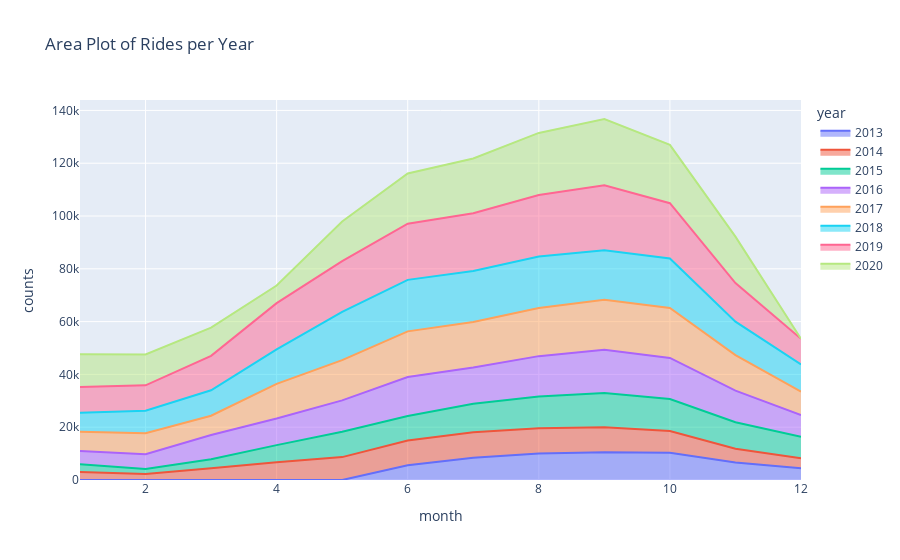

This figure's notebook cell:
### Code cell
px.area(monthly_rides, x='month', y="counts", color = 'year', title = 'Area Plot of Rides per Year')

### Figure 1 — Plotly figure (JSON) as saved in the notebook; plotly's stock layout.template omitted (floating-point values rounded to 4 significant figures)
{"data": [{"hovertemplate": "year=2013<br>month=%{x}<br>counts=%{y}<extra></extra>", "legendgroup": "2013", "line": {"color": "#636efa"}, "mode": "lines", "name": "2013", "orientation": "v", "showlegend": true, "stackgroup": "1", "type": "scatter", "x": ["06", "07", "08", "09", "10", "11", "12"], "xaxis": "x", "y": [5596, 8401, 10041, 10494, 10288, 6641, 4407], "yaxis": "y"}, {"hovertemplate": "year=2014<br>month=%{x}<br>counts=%{y}<extra></extra>", "legendgroup": "2014", "line": {"color": "#EF553B"}, "mode": "lines", "name": "2014", "orientation": "v", "showlegend": true, "stackgroup": "1", "type": "scatter", "x": ["01", "02", "03", "04", "05", "06", "07", "08", "09", "10", "11", "12"], "xaxis": "x", "y": [3016, 2257, 4466, 6747, 8676, 9367, 9700, 9540, 9497, 8259, 5219, 3843], "yaxis": "y"}, {"hovertemplate": "year=2015<br>month=%{x}<br>counts=%{y}<extra></extra>", "legendgroup": "2015", "line": {"color": "#00cc96"}, "mode": "lines", "name": "2015", "orientation": "v", "showlegend": true, "stackgroup": "1", "type": "scatter", "x": ["01", "02", "03", "04", "05", "06", "07", "08", "09", "10", "11", "12"], "xaxis": "x", "y": [2927, 1934, 3381, 6459, 9599, 9267, 10794, 12048, 12951, 12139, 10030, 8164], "yaxis": "y"}, {"hovertemplate": "year=2016<br>month=%{x}<br>counts=%{y}<extra></extra>", "legendgroup": "2016", "line": {"color": "#ab63fa"}, "mode": "lines", "name": "2016", "orientation": "v", "showlegend": true, "stackgroup": "1", "type": "scatter", "x": ["01", "02", "03", "04", "05", "06", "07", "08", "09", "10", "11", "12"], "xaxis": "x", "y": [5030, 5598, 9224, 10088, 11875, 14775, 13743, 15296, 16401, 15542, 11975, 8192], "yaxis": "y"}, {"hovertemplate": "year=2017<br>month=%{x}<br>counts=%{y}<extra></extra>", "legendgroup": "2017", "line": {"color": "#FFA15A"}, "mode": "lines", "name": "2017", "orientation": "v", "showlegend": true, "stackgroup": "1", "type": "scatter", "x": ["01", "02", "03", "04", "05", "06", "07", "08", "09", "10", "11", "12"], "xaxis": "x", "y": [7273, 7948, 7259, 13103, 15236, 17298, 17229, 18208, 18921, 18919, 13453, 8905], "yaxis": "y"}, {"hovertemplate": "year=2018<br>month=%{x}<br>counts=%{y}<extra></extra>", "legendgroup": "2018", "line": {"color": "#19d3f3"}, "mode": "lines", "name": "2018", "orientation": "v", "showlegend": true, "stackgroup": "1", "type": "scatter", "x": ["01", "02", "03", "04", "05", "06", "07", "08", "09", "10", "11", "12"], "xaxis": "x", "y": [7276, 8500, 9666, 13067, 18277, 19517, 19276, 19535, 18797, 18733, 12648, 10253], "yaxis": "y"}, {"hovertemplate": "year=2019<br>month=%{x}<br>counts=%{y}<extra></extra>", "legendgroup": "2019", "line": {"color": "#FF6692"}, "mode": "lines", "name": "2019", "orientation": "v", "showlegend": true, "stackgroup": "1", "type": "scatter", "x": ["01", "02", "03", "04", "05", "06", "07", "08", "09", "10", "11", "12"], "xaxis": "x", "y": [9696, 9627, 13051, 17519, 19209, 21291, 21879, 23318, 24605, 20969, 14656, 9727], "yaxis": "y"}, {"hovertemplate": "year=2020<br>month=%{x}<br>counts=%{y}<extra></extra>", "legendgroup": "2020", "line": {"color": "#B6E880"}, "mode": "lines", "name": "2020", "orientation": "v", "showlegend": true, "stackgroup": "1", "type": "scatter", "x": ["01", "02", "03", "04", "05", "06", "07", "08", "09", "10", "11"], "xaxis": "x", "y": [12463, 11696, 10694, 6692, 15043, 18976, 20766, 23489, 25087, 22083, 17585], "yaxis": "y"}], "layout": {"legend": {"title": {"text": "year"}, "tracegroupgap": 0}, "title": {"text": "Area Plot of Rides per Year"}, "xaxis": {"anchor": "y", "domain": [0, 1], "title": {"text": "month"}}, "yaxis": {"anchor": "x", "domain": [0, 1], "title": {"text": "counts"}}}}
